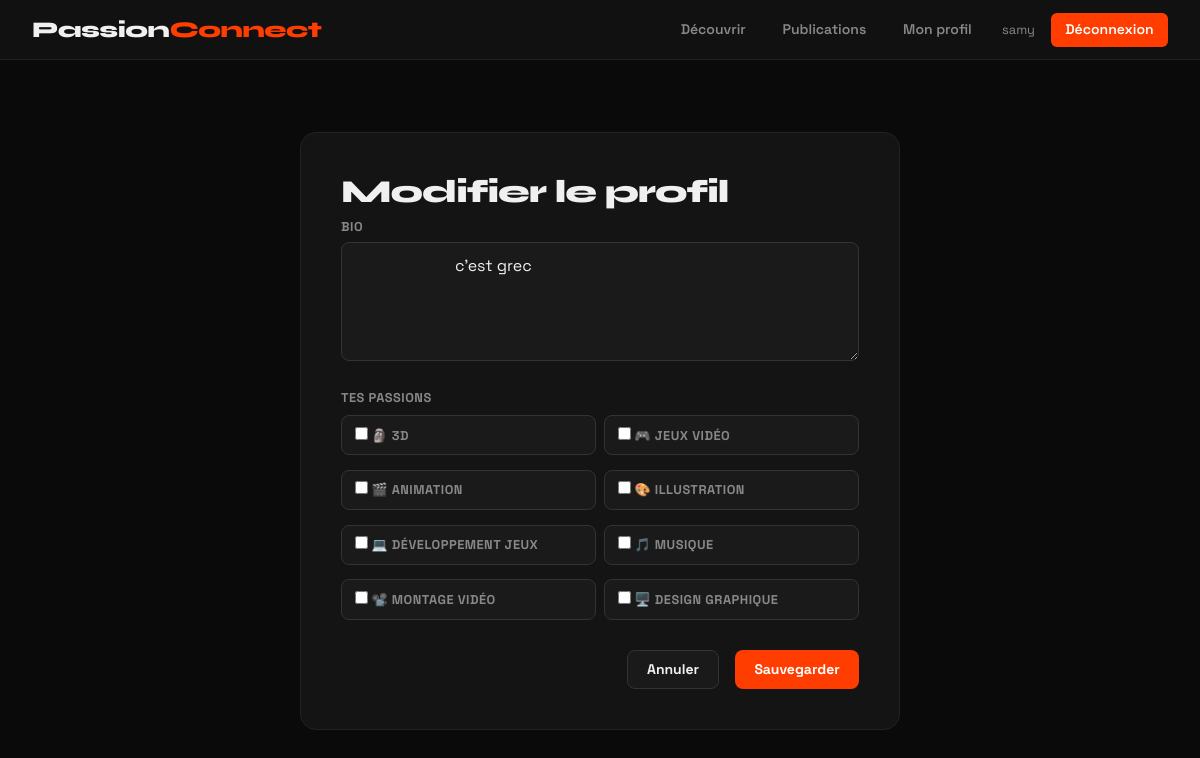
/profil/modifier (signed in), run on the app's committed database.
### tables this page shows
CREATE TABLE user(
            id INTEGER PRIMARY KEY AUTOINCREMENT,
            username TEXT NOT NULL UNIQUE,
            email TEXT NOT NULL UNIQUE,
            password TEXT NOT NULL,
            bio TEXT,
            photo TEXT,
            created_at TIMESTAMP DEFAULT CURRENT_TIMESTAMP           
        );

CREATE TABLE passion (
            id INTEGER PRIMARY KEY AUTOINCREMENT,
            nom TEXT NOT NULL UNIQUE,
            icone TEXT
        );

### app/profil/routes.py (the view, shortened to what this page needs)
@profil.route('/profil/modifier', methods=['GET','POST'])
@login_required
def modifier_profil():
    db = get_db()
    cursor =db.cursor()
    toutes_passions = cursor.execute('SELECT * FROM passion').fetchall()
    print("Passions trouvées :", len(toutes_passions))
    db.close()
    return render_template('modifier_profil.html', toutes_passions = toutes_passions)

### app/__init__.py (called while the page is built)
def create_app():
    app = Flask(__name__)
    app.config.from_object(Config)
    login_manager.init_app(app)
    bcrypt.init_app(app)
    login_manager.login_view = 'auth.connexion'
    login_manager.login_message = 'Connecte-toi pour accéder à cette page.'
    from app.auth.routes import auth
    app.register_blueprint(auth)
    from app.profil.routes import profil
    app.register_blueprint(profil)
    from app.decouverte.routes import decouverte
    app.register_blueprint(decouverte)
    from app.publication.routes import publication
    app.register_blueprint(publication)
    @login_manager.user_loader
    def load_user(user_id):
        from app.models import User
        return User.get_by_id(int(user_id))
    return app

### app/models.py (called while the page is built)
    @staticmethod
    def get_by_id(user_id):
        db = get_db()
        cursor = db.cursor()
        user = cursor.execute(
            'SELECT * FROM user WHERE id = ?', (user_id,)
        ).fetchone()
        db.close()
        if user:
            return User(user['id'], user['username'], user['email'], user['bio'])
        return None

### database.py (called while the page is built)
def get_db():
    db = sqlite3.connect('passionconnect.db') #retoune des dictionnaires au lieu des tuples
    db.row_factory = sqlite3.Row
    return db

### app/templates/modifier_profil.html
{% extends 'base.html' %}
{% block contenu %}
<div class="auth-container">
    <div class="auth-card" style="max-width: 600px;">
        <h1>Modifier le profil</h1>
        <form method="POST">
            <div class="form-group">
                <label>Bio</label>
                <textarea name="bio" rows="4" placeholder="Parle de toi...">{{ current_user.bio or '' }}</textarea>
            </div>
            <div class="form-group">
                <label>Tes passions</label>
                <div class="passions-checkboxes">
                    {% for passion in toutes_passions %}
                        <label class="checkbox-passion">
                            <input type="checkbox" name="passions" value="{{ passion.id }}">
                            <span>{{ passion.icone }} {{ passion.nom }}</span>
                        </label>
                    {% endfor %}
                </div>
            </div>
            <div class="form-actions">
                <a href="/profil" class="btn-gris">Annuler</a>
                <button type="submit" class="btn-rouge">Sauvegarder</button>
            </div>
        </form>
    </div>
</div>
{% endblock %}

### app/templates/base.html (shortened to what this page needs)
<!DOCTYPE html>
<html lang="fr">
<head>
    <link href="https://cdn.jsdelivr.net/npm/bootstrap@5.3.0/dist/css/bootstrap.min.css" rel="stylesheet">
    <link rel="stylesheet" href="/static/style.css">
</head>
<body>
    <nav class="navbar-pc">
        <a class="navbar-brand-pc" href="/">Passion<span>Connect</span></a>
        <div class="nav-links">
            {% if current_user.is_authenticated %}
                <a href="/decouverte">Découvrir</a>
                <a href="/publication">Publications</a>
                <a href="/profil">Mon profil</a>
                <span class="nav-greeting">{{ current_user.username }}</span>
                <a href="/deconnexion" class="btn-rouge">Déconnexion</a>
            {% else %}
                <a href="/connexion" class="btn-gris">Connexion</a>
                <a href="/inscription" class="btn-rouge">Inscription</a>
            {% endif %}
        </div>
    </nav>
    <div class="main-content">
        {% block contenu %}{% endblock %}
    </div>
</body>
</html>

### app/static/style.css (style rules this page uses)
:root { --accent: #FF3D00; --accent2: #7C4DFF; --accent3: #00BFA5; --dark: #0A0A0A; --card-bg: #141414; --text: #F0F0F0; --muted: #888; }
* { box-sizing: border-box; margin: 0; padding: 0; }
body { background-color: var(--dark); color: var(--text); font-family: 'Space Grotesk', sans-serif; min-height: 100vh; }
a { color: var(--text); text-decoration: none; }
h1, h2, h3 { font-family: 'Syne', sans-serif; }
h1 { font-weight: 800; font-size: 2rem; letter-spacing: -1px; margin-bottom: 1.5rem; }
.navbar-pc { background: #111; border-bottom: 1px solid #222; padding: 0.8rem 2rem; display: flex; align-items: center; justify-content: space-between; position: sticky; top: 0; z-index: 100; }
.navbar-brand-pc { font-family: 'Syne', sans-serif; font-size: 1.4rem; font-weight: 800; color: var(--text); text-decoration: none; letter-spacing: -0.5px; }
.navbar-brand-pc span { color: var(--accent); }
.nav-links { display: flex; align-items: center; gap: 0.5rem; }
.nav-links a { color: var(--muted); font-size: 0.875rem; font-weight: 600; padding: 0.4rem 0.9rem; border-radius: 6px; transition: all 0.2s; }
.nav-greeting { color: var(--muted); font-size: 0.8rem; padding: 0 0.5rem; }
.main-content { max-width: 1200px; margin: 0 auto; padding: 2.5rem 1.5rem; }
.btn-rouge { background: var(--accent); color: white !important; padding: 0.5rem 1.2rem; border-radius: 8px; font-weight: 700; font-size: 0.875rem; border: none; transition: background 0.2s; cursor: pointer; display: inline-block; }
.btn-gris { background: #1a1a1a; color: var(--text) !important; padding: 0.5rem 1.2rem; border-radius: 8px; font-weight: 700; font-size: 0.875rem; border: 1px solid #333; transition: all 0.2s; cursor: pointer; display: inline-block; }
input, textarea, select { background: #1a1a1a !important; border: 1px solid #333 !important; color: var(--text) !important; border-radius: 8px !important; }
.form-group { margin-bottom: 1.25rem; }
.form-group label { display: block; font-size: 0.8rem; font-weight: 700; color: var(--muted); text-transform: uppercase; letter-spacing: 0.5px; margin-bottom: 0.4rem; }
.form-group input, .form-group textarea { width: 100%; padding: 0.65rem 0.9rem; }
.form-group textarea { resize: vertical; }
.form-actions { display: flex; gap: 1rem; justify-content: flex-end; margin-top: 1.5rem; }
.auth-container { display: flex; justify-content: center; padding: 2rem 0; }
.auth-card { background: var(--card-bg); border: 1px solid #222; border-radius: 16px; padding: 2.5rem; width: 100%; max-width: 460px; }
.auth-card h1 { margin-bottom: 0.3rem; }
.passions-checkboxes { display: grid; grid-template-columns: repeat(2, 1fr); gap: 0.5rem; margin-top: 0.5rem; }
.checkbox-passion { display: flex; align-items: center; gap: 0.5rem; background: #1a1a1a; border: 1px solid #333; border-radius: 8px; padding: 0.6rem 0.8rem; font-size: 0.875rem; cursor: pointer; transition: all 0.2s; }
.checkbox-passion input[type="checkbox"] { width: auto !important; margin: 0; flex-shrink: 0; cursor: pointer; }

### data on the page
user: username "samy", bio "c'est grec"
passion: icone "🗿", nom "3D"
passion: icone "🎮", nom "JEUX VIDÉO"
passion: icone "🎬", nom "ANIMATION"
passion: icone "🎨", nom "ILLUSTRATION"
passion: icone "💻", nom "DÉVELOPPEMENT JEUX"
passion: icone "🎵", nom "MUSIQUE"
passion: icone "📽️", nom "MONTAGE VIDÉO"
passion: icone "🖥️", nom "DESIGN GRAPHIQUE"
